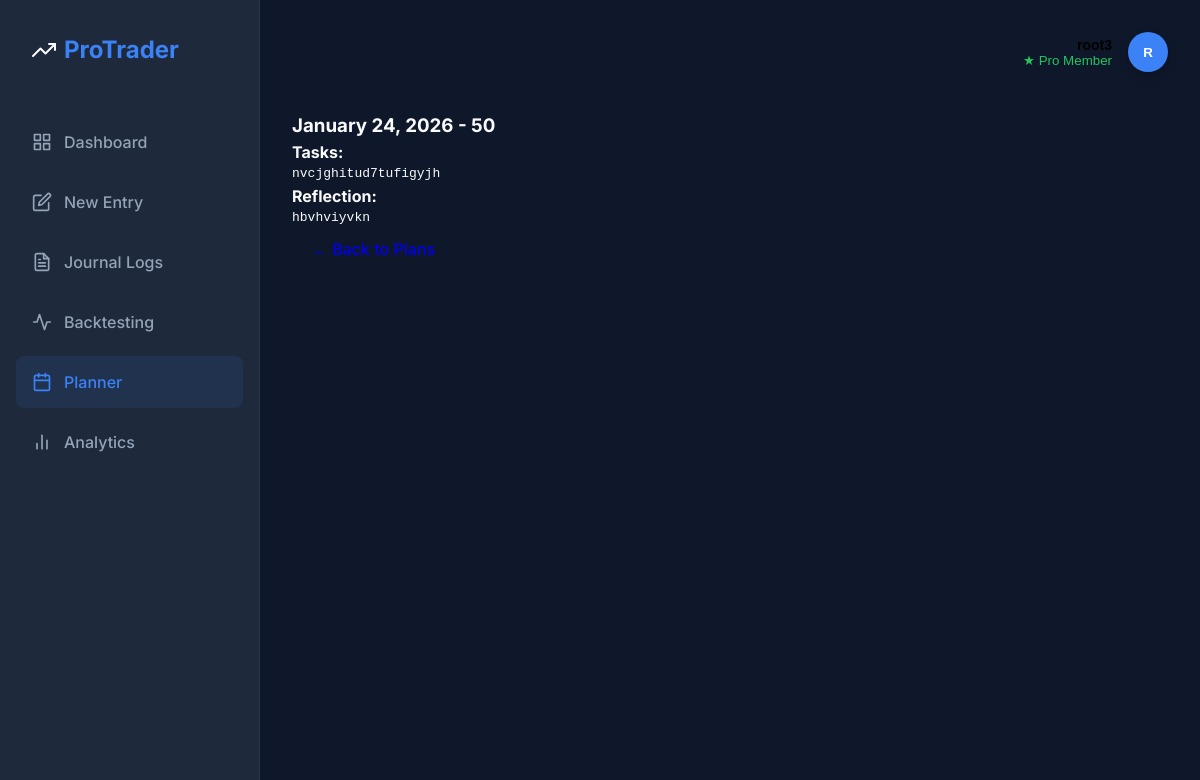
Screenshot of /planner/1 (signed in) with the database file from the repository.
### app/models.py (models this page shows, shortened)
class User(UserMixin, db.Model):
    __tablename__ = 'user'
    id = db.Column(db.Integer, primary_key=True)
    username = db.Column(db.String(80), unique=True, nullable=False)
    password_hash = db.Column(db.String(128))
    created_at = db.Column(db.DateTime, default=datetime.utcnow)
    subscription = db.relationship('Subscription', backref='user', uselist=False)
    @property
    def is_pro(self):
        return self.subscription is not None and \
               self.subscription.plan_type == 'pro' and \
               self.subscription.is_active

class Planner(db.Model):
    __tablename__ = 'planners'
    id = db.Column(db.Integer, primary_key=True)
    user_id = db.Column(db.Integer, db.ForeignKey('user.id'), nullable=False)
    date = db.Column(db.Date, default=datetime.utcnow)
    pair = db.Column(db.String(20))  # e.g., XAUUSD
    direction = db.Column(db.String(10))  # buy/sell
    entry_price = db.Column(db.Float)
    stop_loss = db.Column(db.Float)
    take_profit = db.Column(db.Float)
    risk_amount = db.Column(db.Float)
    strategy = db.Column(db.String(100))  # e.g., "Breakout Strategy"
    goal = db.Column(db.String(255))  # What you want to achieve today
    analysis = db.Column(db.Text)  # Pre-trade analysis/reasoning
    completed = db.Column(db.Boolean, default=False)
    executed_trade_id = db.Column(db.Integer, db.ForeignKey('journal_entries.id'), nullable=True)
    reflection = db.Column(db.Text)  # Did you follow the plan?
    tasks = db.Column(db.Text)

### app/planner/routes.py (the view)
@planner_bp.route('/<int:id>')
@login_required
def planner_detail(id):
    plan = Planner.query.get_or_404(id)
    if plan.user_id != current_user.id:
        flash('Unauthorized', 'danger')
        return redirect(url_for('planner.planner_list'))
    return render_template('planner_detail.html', plan=plan)

### app/__init__.py (called while the page is built)
def create_app():
    app = Flask(__name__, template_folder="templates", static_folder="static")
    app.config.from_object(Config)
    db.init_app(app)
    from flask_login import LoginManager
    login_manager = LoginManager()
    login_manager.login_view = 'auth.login'
    login_manager.init_app(app)
    from app.models import User
    @login_manager.user_loader
    def load_user(user_id):
        return User.query.get(int(user_id))
    app.register_blueprint(main_bp)
    app.register_blueprint(journal_bp, url_prefix='/journal')
    app.register_blueprint(backtest_bp, url_prefix='/backtest')
    app.register_blueprint(planner_bp) # url prefix handles inside
    from app.analytics import analytics_bp
    app.register_blueprint(analytics_bp, url_prefix='/analytics')
    from app.auth.routes import auth_bp
    app.register_blueprint(auth_bp, url_prefix='/auth')
    return app

### app/templates/planner_detail.html
{% extends "base.html" %}
{% block content %}
<div class="container mt-4">
  <h3>{{ plan.date.strftime('%B %d, %Y') }} - {{ plan.goal }}</h3>
  <p><strong>Tasks:</strong></p>
  <pre>{{ plan.tasks }}</pre>
  {% if plan.reflection %}
  <p><strong>Reflection:</strong></p>
  <pre>{{ plan.reflection }}</pre>
  {% endif %}
  <a href="{{ url_for('planner.planner_list') }}" class="btn btn-secondary mt-3">← Back to Plans</a>
</div>
{% endblock %}

### app/templates/base.html (shortened to what this page needs)
<!doctype html>
<html lang="en">
<head>
    <link rel="stylesheet" href="{{ url_for('static', filename='css/main.css') }}">
</head>
<body>
    <div class="app-container">
        <aside class="sidebar" id="sidebar">
            <div class="sidebar-logo">
                <span class="logo-text">Pro<span>Trader</span></span>
            </div>
            <nav class="nav-links">
                <a href="{{ url_for('main.index') }}" title="Dashboard"
                    class="nav-link {% if request.endpoint == 'main.index' %}active{% endif %}">
                    <span class="link-text">Dashboard</span>
                </a>
                <a href="{{ url_for('journal.new_journal_entry') }}" title="New Entry"
                    class="nav-link {% if request.endpoint == 'journal.new_journal_entry' %}active{% endif %}">
                    <span class="link-text">New Entry</span>
                </a>
                <a href="{{ url_for('journal.list_journals') }}" title="Journal Logs"
                    class="nav-link {% if request.endpoint == 'journal.list_journals' %}active{% endif %}">
                    <span class="link-text">Journal Logs</span>
                </a>
                <a href="{{ url_for('backtest.list_backtests') }}" title="Backtesting"
                    class="nav-link {% if 'backtest' in request.endpoint %}active{% endif %}">
                    <svg xmlns="http://www.w3.org/2000/svg" width="24" height="24" viewBox="0 0 24 24" fill="none"
                        stroke="currentColor" stroke-width="2" stroke-linecap="round" stroke-linejoin="round">
                        <polyline points="22 12 18 12 15 21 9 3 6 12 2 12"></polyline>
                    </svg>
                    <span class="link-text">Backtesting</span>
                </a>
                <a href="{{ url_for('planner.planner_home') }}" title="Planner"
                    class="nav-link {% if 'planner' in request.endpoint %}active{% endif %}">
                    <span class="link-text">Planner</span>
                </a>
                <a href="{{ url_for('analytics.dashboard') }}" title="Analytics"
                    class="nav-link {% if 'analytics' in request.endpoint %}active{% endif %}">
                    <svg xmlns="http://www.w3.org/2000/svg" width="24" height="24" viewBox="0 0 24 24" fill="none"
                        stroke="currentColor" stroke-width="2" stroke-linecap="round" stroke-linejoin="round">
                        <line x1="18" y1="20" x2="18" y2="10"></line>
                        <line x1="12" y1="20" x2="12" y2="4"></line>
                        <line x1="6" y1="20" x2="6" y2="14"></line>
                    </svg>
                    <span class="link-text">Analytics</span>
                </a>
            </nav>
            <button id="desktopSidebarToggle" class="btn btn-outline sidebar-toggle-btn">
            </button>
        </aside>
        <main class="main-content">
            <header class="top-header">
                <div class="user-profile dropdown-container" style="position: relative;">
                    {% if current_user.is_authenticated %}
                    <button id="profileDropdownBtn" class="flex items-center"
                        style="background: none; border: none; cursor: pointer; text-align: right;">
                        <div style="margin-right: 1rem; @media(max-width:600px){display:none;}">
                            <div class="text-sm font-bold" style="color: var(--text-color);">{{ current_user.username }}
                            </div>
                            <div class="text-xs text-muted">
                                {% if current_user.is_pro %}
                                <span style="color: var(--success);">★ Pro Member</span>
                                {% else %}
                                Free Account
                                {% endif %}
                            </div>
                        </div>
                        <div
                            style="width:40px; height:40px; background:var(--accent); border-radius:50%; display: flex; align-items: center; justify-content: center; color: white; font-weight: bold; box-shadow: 0 4px 12px rgba(0,0,0,0.2);">
                            {{ current_user.username[0].upper() }}
                        </div>
                    </button>
                    {% else %}
                    <a href="{{ url_for('auth.login') }}" class="btn btn-primary btn-sm">Login</a>
                    {% endif %}
                </div>
            </header>
            {% block content %}{% endblock %}
        </main>
    </div>
</body>
</html>

### app/static/css/main.css (style rules this page uses)
:root { --bg-body: #0f172a; --bg-sidebar: #1e293b; --bg-card: rgba(30, 41, 59, 0.7); --border-color: rgba(148, 163, 184, 0.1); --text-primary: #f8fafc; --text-secondary: #94a3b8; --accent: #3b82f6; --accent-hover: #2563eb; --success: #22c55e; --danger: #ef4444; --warning: #f59e0b; --sidebar-width: 260px; --header-height: 70px; --shadow-sm: 0 1px 2px 0 rgb(0 0 0 / 0.05); --shadow-md: 0 4px 6px -1px rgb(0 0 0 / 0.1), 0 2px 4px -2px rgb(0 0 0 / 0.1); --shadow-lg: 0 10px 15px -3px rgb(0 0 0 / 0.1), 0 4px 6px -4px rgb(0 0 0 / 0.1); }
* { box-sizing: border-box; margin: 0; padding: 0; }
body { font-family: 'Inter', sans-serif; background-color: var(--bg-body); color: var(--text-primary); line-height: 1.5; overflow-x: hidden; }
.app-container { display: flex; min-height: 100vh; }
.sidebar { width: var(--sidebar-width); background-color: var(--bg-sidebar); border-right: 1px solid var(--border-color); position: fixed; height: 100vh; padding: 2rem 1rem; display: flex; flex-direction: column; z-index: 50; transition: transform 0.3s ease; }
.main-content { flex: 1; margin-left: var(--sidebar-width); padding: 2rem; max-width: 1600px; }
.sidebar-logo { font-size: 1.5rem; font-weight: 700; color: var(--text-primary); margin-bottom: 3rem; padding-left: 1rem; display: flex; align-items: center; gap: 0.5rem; }
.sidebar-logo span { color: var(--accent); }
.nav-links { list-style: none; display: flex; flex-direction: column; gap: 0.5rem; }
.nav-link { display: flex; align-items: center; padding: 0.875rem 1rem; color: var(--text-secondary); text-decoration: none; border-radius: 0.5rem; transition: all 0.2s; font-weight: 500; }
.nav-link:hover, .nav-link.active { background-color: rgba(59, 130, 246, 0.1); color: var(--accent); }
.nav-link svg { margin-right: 0.75rem; width: 20px; height: 20px; }
.top-header { display: flex; justify-content: space-between; align-items: center; margin-bottom: 2.5rem; }
.user-profile { display: flex; align-items: center; gap: 1rem; }
.text-sm { font-size: 0.875rem; }
.text-muted { color: var(--text-secondary); }
.font-bold { font-weight: 600; }
.btn { display: inline-flex; align-items: center; justify-content: center; padding: 0.625rem 1.25rem; border-radius: 0.5rem; font-weight: 500; border: none; cursor: pointer; transition: all 0.2s; text-decoration: none; }
.btn-outline { background: transparent; border: 1px solid var(--border-color); color: var(--text-primary); }
.flex { display: flex; }
.items-center { align-items: center; }
.mt-4 { margin-top: 1rem; }
@media (min-width: 769px) { .sidebar { transition: width 0.3s ease; } }
@media (min-width: 769px) { .main-content { transition: margin-left 0.3s ease; } }
@media (min-width: 769px) { .sidebar-toggle-btn { margin-top: auto; justify-content: center; margin-bottom: 1rem; width: 40px; align-self: center; border-color: transparent; color: var(--text-secondary); transition: all 0.2s ease; } }

### rows the page displays
User: username "root3", username "R"
Planner: date "January 24, 2026", goal "50", tasks "nvcjghitud7tufigyjh", reflection "hbvhviyvkn"
